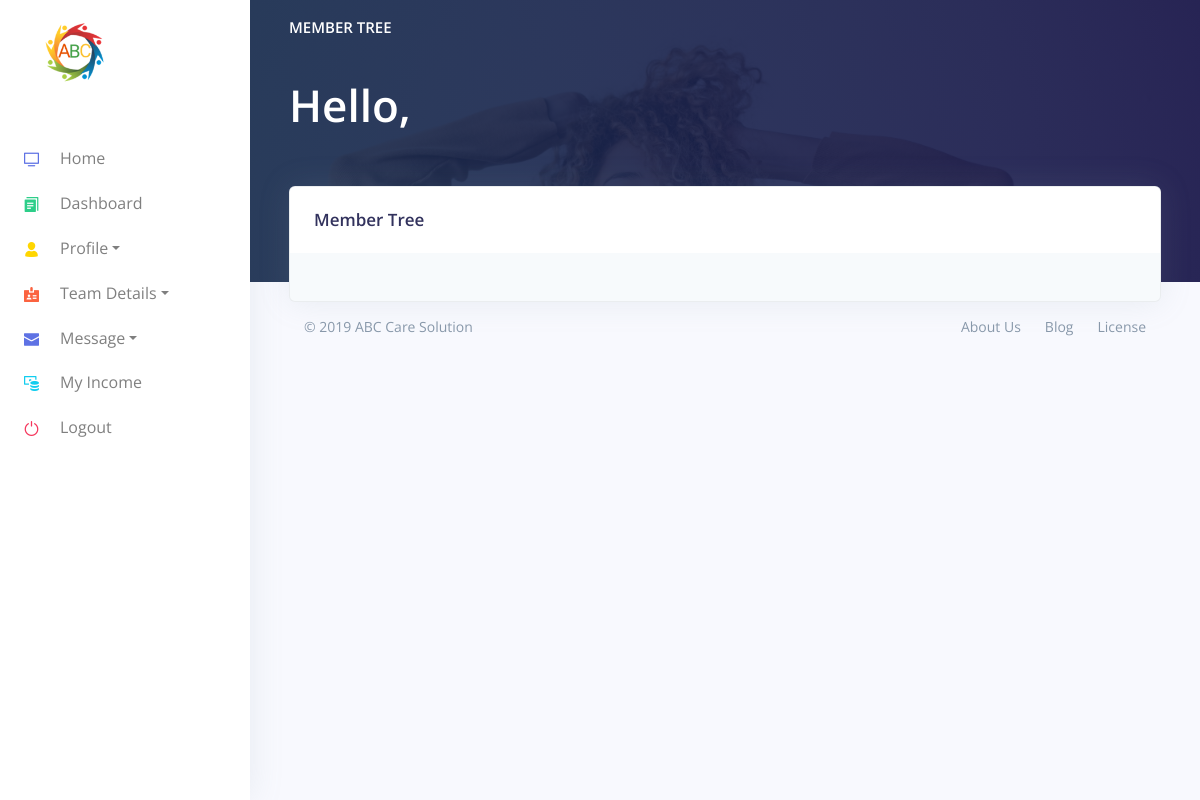
The page /index.php/member/member_tree on the database its author committed.
### tables this page shows
CREATE TABLE `abc_settings` (
  `settings_id` int(11) NOT NULL,
  `sitename` varchar(255) NOT NULL,
  `siteaddress` varchar(255) NOT NULL,
  `logoname` varchar(255) NOT NULL,
  `logopathname` varchar(255) NOT NULL,
  `notification` text NOT NULL,
  `title` text NOT NULL,
  `date_added` int(11) NOT NULL
);

### application/models/Defaultdata.php (called while the page is built, shortened)
<?php
class Defaultdata extends CI_Model {
	private $mydata = array();
	public function getFrontendDefaultData()
	{
		$this->mydata["tot_segments"] = $this->getUrlSegments();
		$this->mydata['general_settings'] = $this->grabSettingData();
		$this->mydata['admin_profile'] = $this->grabProfileData();
		$this->data = $this->mydata;
		$this->headerdata = $this->mydata;
		$this->data["head"] = $this->load->view('partials/head', $this->headerdata, true);
		$this->data["header"] = $this->load->view('partials/header', $this->headerdata, true);
		$this->data["footer"] = $this->load->view('partials/footer', null, true);
		return $this->data;
	}
	public function getUrlSegments()
	{
		$all_segment=$this->uri->segment_array();
		return $all_segment;
	}
	public function grabSettingData(){
		$query = $this->db->get(TABLE_SETTINGS);
		return $query->row();
	}
	public function grabProfileData(){
		$query = $this->db->get(TABLE_ADMIN);
		return $query->row();
	}
}
?>

### application/controllers/Member.php (called while the page is built, shortened)
<?php
	class Member extends CI_Controller {
		public $data = array();
		public function __construct(){
			$this->load->model('userdata');
			$this->data = $this->defaultdata->getFrontendDefaultData();
		}
		public function member_tree(){
			$user = $this->userdata->grab_user_details(array("user_id" => $this->session->userdata('user_id')));
			if(isset($children[0]->parent_id)){
				$tree = $this->generateTreeMenu($children, $children[0]->parent_id, 0, true);
			}else{
				$tree = '';
			}
			$this->data['user_details'] = $user[0];
			$this->data['tree'] = $tree;
			$this->data['inner'] = $this->load->view('partials/member_tree_inner', $this->data, true);
			$this->data['page_name'] = 'Member Tree';
			$this->data['container'] = $this->load->view('partials/container', $this->data, true);
			$this->load->view('member_tree', $this->data);
		}
	}
?>

### index.php (called while the page is built, shortened)
<?php
require_once BASEPATH.'core/CodeIgniter.php';

### application/views/partials/container.php (the view, shortened to what this page needs)
<?php
  echo $head;
?>
<body>
  <nav class="navbar navbar-vertical fixed-left navbar-expand-md navbar-light bg-white" id="sidenav-main">
    <div class="container-fluid">
      <a class="navbar-brand pt-0" href="<?php echo base_url();?>">
          <img src="<?php echo base_url($general_settings->logopathname.'?v='.time()); ?>" class="navbar-brand-img" alt="Logo">
      </a>
      <div class="collapse navbar-collapse" id="sidenav-collapse-main">
        <ul class="navbar-nav">
          <li class="nav-item">
            <a class="nav-link" href="<?php echo base_url();?>">
              <i class="ni ni-tv-2 text-primary"></i> Home
            </a>
          </li>
          <li class="nav-item">
            <a class="nav-link <?php if($tot_segments[1] == 'dashboard'){echo 'active';}?>" href="<?php echo base_url('dashboard');?>">
              <i class="ni ni-single-copy-04 text-green"></i> Dashboard
            </a>
          </li>
          <li class="nav-item">
            <a class="nav-link dropdown-toggle <?php if($tot_segments[1] == 'myaccount' || $tot_segments[1] == 'changepassword'){echo 'active';}?>" href="JavaScript:Void(0);" id="profile" data-toggle="dropdown" aria-haspopup="true" aria-expanded="false">
              <i class="ni ni-single-02 text-yellow"></i> Profile
            </a>
          </li>
          <li class="nav-item">
            <a class="nav-link dropdown-toggle <?php if($tot_segments[1] == 'member-tree' || $tot_segments[1] == 'direct-list' || $tot_segments[1] == 'team-level'){echo 'show';}?>" href="JavaScript:Void(0);" id="teamdetails" data-toggle="dropdown" aria-haspopup="true" aria-expanded="false">
              <i class="ni ni-badge text-orange"></i> Team Details
            </a>
          </li>
          <li class="nav-item">
            <a class="nav-link dropdown-toggle " href="JavaScript:Void(0);" id="message" data-toggle="dropdown" aria-haspopup="true" aria-expanded="false">
              <i class="ni ni-email-83 text-blue"></i> Message
            </a>
          </li>
          <li class="nav-item">
            <a class="nav-link <?php if($tot_segments[1] == 'my-income'){echo 'active';}?>" href="<?php echo base_url('my-income');?>">
              <i class="ni ni-money-coins text-info"></i> My Income
            </a>
          </li>
          <li class="nav-item">
            <a class="nav-link" href="<?php echo base_url('logout');?>">
              <i class="ni ni-button-power text-red"></i> Logout
            </a>
          </li>
        </ul>
      </div>
    </div>
  </nav>
  <div class="main-content">
    <nav class="navbar navbar-top navbar-expand-md navbar-dark" id="navbar-main">
      <div class="container-fluid">
        <a class="h4 mb-0 text-white text-uppercase d-none d-lg-inline-block" href="<?php echo base_url('dashboard');?>"><?php echo $page_name;?></a>
        <ul class="navbar-nav align-items-center d-none d-md-flex">
          <li class="nav-item dropdown">
            <a class="nav-link pr-0" href="javascript:void(0);?>" role="button" data-toggle="dropdown" aria-haspopup="true" aria-expanded="false">
            </a>
          </li>
        </ul>
      </div>
    </nav>
    <div class="header pb-8 pt-8 pt-lg-6 d-flex align-items-center" style="min-height: 200px; background-image: url(resources/images/profile-cover.jpg); background-size: cover; background-position: center top;">
      <span class="mask bg-gradient-default opacity-8"></span>
      <div class="container-fluid d-flex align-items-center">
        <div class="row">
          <div class="col-lg-12 col-md-10">
            <h1 class="display-2 text-white">Hello, <?php echo $user_details->first_name;?> </h1>
          </div>
        </div>
      </div>
    </div>
    <div class="container-fluid mt--7">
      <div class="row">
        <?php
        	echo $inner;
        ?>
      </div>
      <?php
        echo $footer;
      ?>

### application/views/partials/footer.php
  <footer class="<?php echo ($tot_segments[1] == 'dashboard') ? 'footer' : 'footer';?>">
    <div class="<?php echo ($tot_segments[1] != 'dashboard') ? 'container' : 'container';?>">
      <div class="row align-items-center justify-content-xl-between">
        <div class="col-xl-6">
          <div class="copyright text-center text-xl-left text-muted">
              &copy; 2019 <?php echo $general_settings->sitename;?>
            </div>
        </div>
        <div class="col-xl-6">
          <ul class="nav nav-footer justify-content-center justify-content-xl-end">
            <li class="nav-item">
              <a href="javascript:void(0);" class="nav-link" >About Us</a>
            </li>
            <li class="nav-item">
              <a href="javascript:void(0);" class="nav-link" >Blog</a>
            </li>
            <li class="nav-item">
              <a href="javascript:void(0);" class="nav-link" >License</a>
            </li>
          </ul>
        </div>
      </div>
    </div>
  </footer>
    </div>
  </div>
</body>
</html>

### resources/css/nucleo.css (style rules this page uses)
.ni { display: inline-block; font: normal normal normal 14px/1 NucleoIcons; font-size: inherit; text-rendering: auto; -webkit-font-smoothing: antialiased; -moz-osx-font-smoothing: grayscale; }
.ni-badge::before { content: "\ea0b"; }
.ni-button-power::before { content: "\ea1e"; }
.ni-email-83::before { content: "\ea30"; }
.ni-money-coins::before { content: "\ea41"; }
.ni-single-02::before { content: "\ea4e"; }
.ni-single-copy-04::before { content: "\ea4f"; }
.ni-tv-2::before { content: "\ea59"; }

### rows shown on the page
abc_settings: logopathname (picture), sitename "ABC Care Solution"

### other values the page prints
$page_name "MEMBER TREE"
